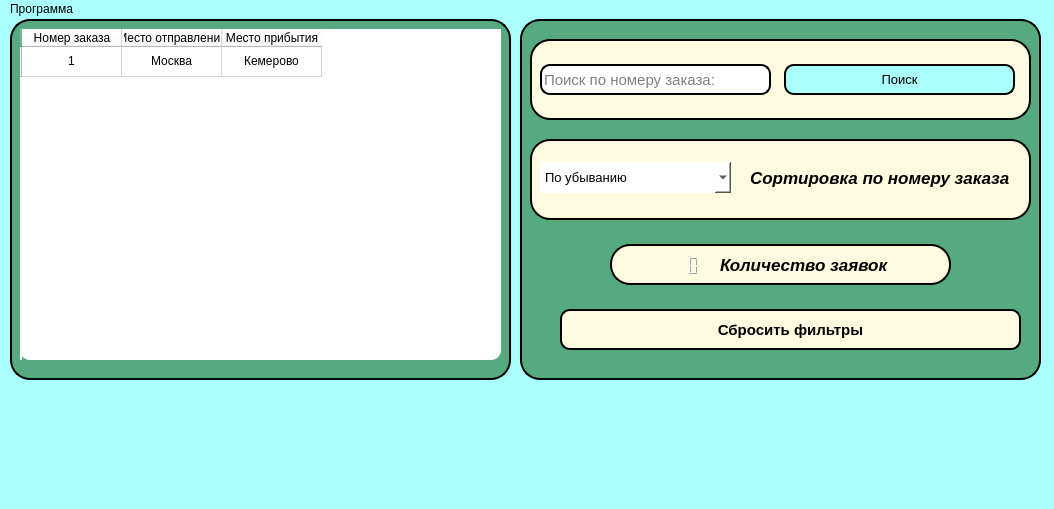
<?xml version="1.0" encoding="UTF-8"?>
<ui version="4.0">
 <class>MainWindow</class>
 <widget class="QMainWindow" name="MainWindow">
  <property name="geometry">
   <rect>
    <x>0</x>
    <y>0</y>
    <width>1054</width>
    <height>509</height>
   </rect>
  </property>
  <property name="windowTitle">
   <string>MainWindow</string>
  </property>
  <property name="styleSheet">
   <string notr="true">background-color: rgb(170, 255, 255);</string>
  </property>
  <widget class="QWidget" name="centralwidget">
   <widget class="QFrame" name="frame">
    <property name="geometry">
     <rect>
      <x>10</x>
      <y>0</y>
      <width>501</width>
      <height>361</height>
     </rect>
    </property>
    <property name="styleSheet">
     <string notr="true">background-color: rgb(85, 170, 127);
border-radius: 20px;
border: 2px solid black;</string>
    </property>
    <property name="frameShape">
     <enum>QFrame::StyledPanel</enum>
    </property>
    <property name="frameShadow">
     <enum>QFrame::Raised</enum>
    </property>
    <widget class="QTableWidget" name="tableWidget_TableApplication">
     <property name="geometry">
      <rect>
       <x>10</x>
       <y>10</y>
       <width>481</width>
       <height>331</height>
      </rect>
     </property>
     <property name="styleSheet">
      <string notr="true">background-color: rgb(255, 255, 255);
border-radius: 10px;
border: 0px</string>
     </property>
     <row>
      <property name="text">
       <string/>
      </property>
     </row>
     <column>
      <property name="text">
       <string>Номер заказа</string>
      </property>
     </column>
     <column>
      <property name="text">
       <string>Место отправления</string>
      </property>
     </column>
     <column>
      <property name="text">
       <string>Место прибытия</string>
      </property>
     </column>
     <item row="0" column="0">
      <property name="text">
       <string>1</string>
      </property>
      <property name="textAlignment">
       <set>AlignCenter</set>
      </property>
     </item>
     <item row="0" column="1">
      <property name="text">
       <string>Москва</string>
      </property>
      <property name="textAlignment">
       <set>AlignCenter</set>
      </property>
     </item>
     <item row="0" column="2">
      <property name="text">
       <string>Кемерово</string>
      </property>
      <property name="textAlignment">
       <set>AlignCenter</set>
      </property>
     </item>
    </widget>
   </widget>
   <widget class="QFrame" name="frame_2">
    <property name="geometry">
     <rect>
      <x>520</x>
      <y>0</y>
      <width>521</width>
      <height>361</height>
     </rect>
    </property>
    <property name="styleSheet">
     <string notr="true">background-color: rgb(85, 170, 127);
border-radius: 20px;
border: 2px solid black;</string>
    </property>
    <property name="frameShape">
     <enum>QFrame::StyledPanel</enum>
    </property>
    <property name="frameShadow">
     <enum>QFrame::Raised</enum>
    </property>
    <widget class="QPushButton" name="pushButton_AllRequest">
     <property name="geometry">
      <rect>
       <x>40</x>
       <y>290</y>
       <width>461</width>
       <height>41</height>
      </rect>
     </property>
     <property name="font">
      <font>
       <family>Arial</family>
       <pointsize>11</pointsize>
       <weight>75</weight>
       <bold>true</bold>
      </font>
     </property>
     <property name="styleSheet">
      <string notr="true">background-color: rgb(255, 251, 224);
border-radius: 10px</string>
     </property>
     <property name="text">
      <string>Сбросить фильтры</string>
     </property>
    </widget>
    <widget class="QFrame" name="frame_4">
     <property name="geometry">
      <rect>
       <x>10</x>
       <y>20</y>
       <width>501</width>
       <height>81</height>
      </rect>
     </property>
     <property name="styleSheet">
      <string notr="true">background-color: rgb(255, 251, 224);</string>
     </property>
     <property name="frameShape">
      <enum>QFrame::StyledPanel</enum>
     </property>
     <property name="frameShadow">
      <enum>QFrame::Raised</enum>
     </property>
     <widget class="QLineEdit" name="lineEdit_2">
      <property name="geometry">
       <rect>
        <x>10</x>
        <y>25</y>
        <width>231</width>
        <height>31</height>
       </rect>
      </property>
      <property name="font">
       <font>
        <family>Arial</family>
        <pointsize>11</pointsize>
       </font>
      </property>
      <property name="styleSheet">
       <string notr="true">background-color: rgb(255, 255, 255);
border-radius: 10px</string>
      </property>
      <property name="placeholderText">
       <string>Поиск по номеру заказа:</string>
      </property>
     </widget>
     <widget class="QPushButton" name="pushButton_Search_date_2">
      <property name="geometry">
       <rect>
        <x>254</x>
        <y>25</y>
        <width>231</width>
        <height>31</height>
       </rect>
      </property>
      <property name="font">
       <font>
        <family>Arial</family>
        <pointsize>10</pointsize>
       </font>
      </property>
      <property name="styleSheet">
       <string notr="true">background-color: rgb(170, 255, 255);
border-radius: 10px
</string>
      </property>
      <property name="text">
       <string>Поиск</string>
      </property>
     </widget>
    </widget>
    <widget class="QFrame" name="frame_7">
     <property name="geometry">
      <rect>
       <x>10</x>
       <y>120</y>
       <width>501</width>
       <height>81</height>
      </rect>
     </property>
     <property name="styleSheet">
      <string notr="true">background-color: rgb(255, 251, 224);</string>
     </property>
     <property name="frameShape">
      <enum>QFrame::StyledPanel</enum>
     </property>
     <property name="frameShadow">
      <enum>QFrame::Raised</enum>
     </property>
     <widget class="QComboBox" name="comboBox_SortTable_2">
      <property name="geometry">
       <rect>
        <x>10</x>
        <y>23</y>
        <width>191</width>
        <height>31</height>
       </rect>
      </property>
      <property name="font">
       <font>
        <family>Arial</family>
        <pointsize>10</pointsize>
       </font>
      </property>
      <property name="toolTip">
       <string>Сортировка таблицы</string>
      </property>
      <property name="styleSheet">
       <string notr="true">background-color: rgb(255, 255, 255);
border: 0px</string>
      </property>
      <item>
       <property name="text">
        <string>По убыванию</string>
       </property>
      </item>
      <item>
       <property name="text">
        <string>По возрастанию</string>
       </property>
      </item>
     </widget>
     <widget class="QLabel" name="label_text_2">
      <property name="geometry">
       <rect>
        <x>220</x>
        <y>18</y>
        <width>261</width>
        <height>41</height>
       </rect>
      </property>
      <property name="font">
       <font>
        <family>Arial</family>
        <pointsize>13</pointsize>
        <weight>75</weight>
        <italic>true</italic>
        <bold>true</bold>
        <underline>false</underline>
        <strikeout>false</strikeout>
       </font>
      </property>
      <property name="styleSheet">
       <string notr="true">border: 0px</string>
      </property>
      <property name="text">
       <string>Сортировка по номеру заказа</string>
      </property>
     </widget>
    </widget>
    <widget class="QFrame" name="frame_6">
     <property name="geometry">
      <rect>
       <x>90</x>
       <y>225</y>
       <width>341</width>
       <height>41</height>
      </rect>
     </property>
     <property name="styleSheet">
      <string notr="true">background-color: rgb(255, 251, 224);</string>
     </property>
     <property name="frameShape">
      <enum>QFrame::StyledPanel</enum>
     </property>
     <property name="frameShadow">
      <enum>QFrame::Raised</enum>
     </property>
     <widget class="QLabel" name="label_Quantity">
      <property name="geometry">
       <rect>
        <x>110</x>
        <y>10</y>
        <width>211</width>
        <height>21</height>
       </rect>
      </property>
      <property name="font">
       <font>
        <family>Arial</family>
        <pointsize>13</pointsize>
        <weight>75</weight>
        <italic>true</italic>
        <bold>true</bold>
        <underline>false</underline>
        <strikeout>false</strikeout>
       </font>
      </property>
      <property name="styleSheet">
       <string notr="true">border: 0px</string>
      </property>
      <property name="text">
       <string>Количество заявок</string>
      </property>
     </widget>
     <widget class="QLCDNumber" name="lcdNumber">
      <property name="geometry">
       <rect>
        <x>40</x>
        <y>10</y>
        <width>51</width>
        <height>23</height>
       </rect>
      </property>
      <property name="font">
       <font>
        <pointsize>8</pointsize>
       </font>
      </property>
      <property name="styleSheet">
       <string notr="true">color: rgb(0, 0, 0);
border: 0px</string>
      </property>
     </widget>
    </widget>
   </widget>
  </widget>
  <widget class="QMenuBar" name="menubar">
   <property name="geometry">
    <rect>
     <x>0</x>
     <y>0</y>
     <width>1054</width>
     <height>26</height>
    </rect>
   </property>
   <widget class="QMenu" name="menu">
    <property name="title">
     <string>Программа</string>
    </property>
    <addaction name="action_profile"/>
    <addaction name="action_Exit"/>
   </widget>
   <addaction name="menu"/>
  </widget>
  <widget class="QStatusBar" name="statusbar"/>
  <action name="action_SubmitApplication">
   <property name="text">
    <string>Подать заявку</string>
   </property>
  </action>
  <action name="action_AboatProgram">
   <property name="text">
    <string>О программе</string>
   </property>
  </action>
  <action name="action_profile">
   <property name="text">
    <string>Профиль </string>
   </property>
  </action>
  <action name="action_2">
   <property name="text">
    <string>ывапыв</string>
   </property>
  </action>
  <action name="action_Exit">
   <property name="text">
    <string>Выход</string>
   </property>
  </action>
 </widget>
 <resources/>
 <connections/>
</ui>
